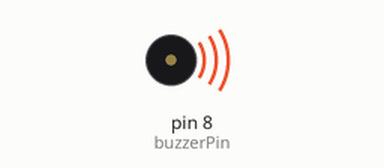
Bench run of a sketch on a simulated Arduino Uno, built with avr-gcc and run on an emulated ATmega328P. Parts: buzzer (waves = sounding).

Above: at 0.2 s.
At 5.2 s:
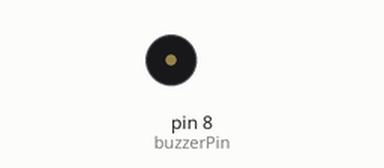
Timing chart, 0 to 7.5 s (numbered marks = the images above):
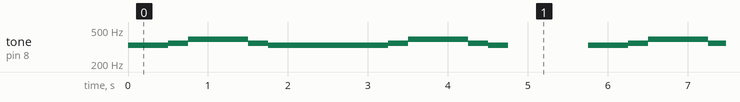

Measured:
- by itself, tone on pin 8 (buzzerPin): repeats every 5.8 s: 349 Hz 0.25 s, 392 Hz 0.75 s, 349 Hz 0.25 s, 330 Hz 1.5 s, 349 Hz 0.25 s, 392 Hz 0.75 s, 349 Hz 0.25 s, 330 Hz 0.25 s, silent 1.0 s, 330 Hz 0.50 s

The sketch:

Buzzer_music_code_.ino
```cpp
// Define the buzzer pin
const int buzzerPin = 8;

// Define the musical notes in Hz (frequencies)
#define NOTE_C4  262
#define NOTE_D4  294
#define NOTE_E4  330
#define NOTE_F4  349
#define NOTE_G4  392
#define NOTE_A4  440
#define NOTE_B4  466
#define NOTE_C5  523
#define NOTE_D5  587
#define NOTE_E5  659
#define NOTE_F5  698
#define NOTE_G5  784

// Define the note durations (in milliseconds)
#define WHOLE 1000
#define HALF 500
#define QUARTER 250
#define EIGHTH 125

void setup() {

}

void loop() {
  tone(buzzerPin, NOTE_E4, QUARTER);
  delay(QUARTER);
  tone(buzzerPin, NOTE_E4, QUARTER);
  delay(QUARTER);
  tone(buzzerPin, NOTE_F4, QUARTER);
  delay(QUARTER);
  tone(buzzerPin, NOTE_G4, QUARTER);
  delay(QUARTER);
  tone(buzzerPin, NOTE_G4, HALF);
  delay(HALF);

  tone(buzzerPin, NOTE_F4, QUARTER);
  delay(QUARTER);
  tone(buzzerPin, NOTE_E4, QUARTER);
  delay(QUARTER);
  tone(buzzerPin, NOTE_E4, QUARTER);
  delay(QUARTER);

  tone(buzzerPin, NOTE_E4, HALF);
  delay(HALF);

  tone(buzzerPin, NOTE_E4, QUARTER);
  delay(QUARTER);
  tone(buzzerPin, NOTE_E4, QUARTER);
  delay(QUARTER);
  tone(buzzerPin, NOTE_F4, QUARTER);
  delay(QUARTER);
  tone(buzzerPin, NOTE_G4, QUARTER);
  delay(QUARTER);
  tone(buzzerPin, NOTE_G4, HALF);
  delay(HALF);

  tone(buzzerPin, NOTE_F4, QUARTER);
  delay(QUARTER);
  tone(buzzerPin, NOTE_E4, QUARTER);
  delay(QUARTER);

  noTone(buzzerPin);
  delay(1000);
}
```
